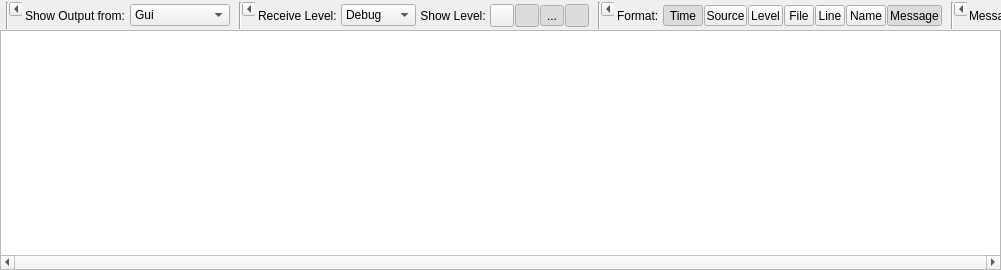
<?xml version="1.0" encoding="UTF-8"?>
<ui version="4.0">
 <class>LogFrame</class>
 <widget class="AttachableFrame" name="LogFrame">
  <property name="geometry">
   <rect>
    <x>0</x>
    <y>0</y>
    <width>1001</width>
    <height>270</height>
   </rect>
  </property>
  <property name="windowTitle">
   <string>Frame</string>
  </property>
  <property name="whatsThis">
   <string>The log frame collects all log messages sent in the application, formats them as specified in the tool bar and displays them in the message window.

Messages are queued up to a maximum amount of messages, so they can be reformatted any time. For example, when an error occurred, lower log levels and additional information can be activated and the message list will be recreated with the new specified format.</string>
  </property>
  <layout class="QVBoxLayout" name="verticalLayout">
   <property name="spacing">
    <number>0</number>
   </property>
   <property name="margin">
    <number>0</number>
   </property>
   <item>
    <widget class="QScrollArea" name="scrollArea">
     <property name="minimumSize">
      <size>
       <width>0</width>
       <height>30</height>
      </size>
     </property>
     <property name="maximumSize">
      <size>
       <width>16777215</width>
       <height>30</height>
      </size>
     </property>
     <property name="frameShape">
      <enum>QFrame::NoFrame</enum>
     </property>
     <property name="lineWidth">
      <number>0</number>
     </property>
     <property name="verticalScrollBarPolicy">
      <enum>Qt::ScrollBarAlwaysOff</enum>
     </property>
     <property name="horizontalScrollBarPolicy">
      <enum>Qt::ScrollBarAlwaysOff</enum>
     </property>
     <property name="widgetResizable">
      <bool>true</bool>
     </property>
     <widget class="QWidget" name="scrollAreaWidgetContents_3">
      <property name="geometry">
       <rect>
        <x>0</x>
        <y>0</y>
        <width>1001</width>
        <height>30</height>
       </rect>
      </property>
      <property name="sizePolicy">
       <sizepolicy hsizetype="MinimumExpanding" vsizetype="Preferred">
        <horstretch>0</horstretch>
        <verstretch>0</verstretch>
       </sizepolicy>
      </property>
      <property name="maximumSize">
       <size>
        <width>16777215</width>
        <height>30</height>
       </size>
      </property>
      <widget class="QWidget" name="layoutWidget">
       <property name="geometry">
        <rect>
         <x>0</x>
         <y>0</y>
         <width>1067</width>
         <height>31</height>
        </rect>
       </property>
       <layout class="QHBoxLayout" name="toolsLayout">
        <property name="spacing">
         <number>2</number>
        </property>
        <property name="leftMargin">
         <number>6</number>
        </property>
        <property name="topMargin">
         <number>2</number>
        </property>
        <property name="rightMargin">
         <number>6</number>
        </property>
        <property name="bottomMargin">
         <number>2</number>
        </property>
        <item>
         <widget class="QWidget" name="settingsSeparatorWidget" native="true">
          <property name="sizePolicy">
           <sizepolicy hsizetype="Fixed" vsizetype="Preferred">
            <horstretch>0</horstretch>
            <verstretch>0</verstretch>
           </sizepolicy>
          </property>
          <property name="maximumSize">
           <size>
            <width>16</width>
            <height>16777215</height>
           </size>
          </property>
          <layout class="QGridLayout" name="gridLayout_2">
           <property name="margin">
            <number>0</number>
           </property>
           <property name="spacing">
            <number>0</number>
           </property>
           <item row="0" column="1">
            <spacer name="verticalSpacer_3">
             <property name="orientation">
              <enum>Qt::Vertical</enum>
             </property>
             <property name="sizeHint" stdset="0">
              <size>
               <width>20</width>
               <height>20</height>
              </size>
             </property>
            </spacer>
           </item>
           <item row="2" column="1">
            <spacer name="verticalSpacer_4">
             <property name="orientation">
              <enum>Qt::Vertical</enum>
             </property>
             <property name="sizeHint" stdset="0">
              <size>
               <width>1</width>
               <height>43</height>
              </size>
             </property>
            </spacer>
           </item>
           <item row="0" column="0" rowspan="3">
            <widget class="Line" name="line_4">
             <property name="orientation">
              <enum>Qt::Vertical</enum>
             </property>
            </widget>
           </item>
           <item row="1" column="1">
            <widget class="ToolSeparatorButton" name="settingsSeparatprButton">
             <property name="minimumSize">
              <size>
               <width>14</width>
               <height>14</height>
              </size>
             </property>
             <property name="maximumSize">
              <size>
               <width>14</width>
               <height>14</height>
              </size>
             </property>
             <property name="toolTip">
              <string>Show or hide this section.</string>
             </property>
             <property name="text">
              <string/>
             </property>
             <property name="checkable">
              <bool>true</bool>
             </property>
             <property name="arrowType">
              <enum>Qt::LeftArrow</enum>
             </property>
            </widget>
           </item>
          </layout>
         </widget>
        </item>
        <item>
         <widget class="QWidget" name="settingsWidget" native="true">
          <layout class="QHBoxLayout" name="settingsLayout">
           <property name="spacing">
            <number>1</number>
           </property>
           <property name="margin">
            <number>1</number>
           </property>
           <item>
            <widget class="QLabel" name="outputLabel">
             <property name="sizePolicy">
              <sizepolicy hsizetype="Fixed" vsizetype="Preferred">
               <horstretch>0</horstretch>
               <verstretch>0</verstretch>
              </sizepolicy>
             </property>
             <property name="text">
              <string>Show Output from: </string>
             </property>
            </widget>
           </item>
           <item>
            <widget class="QComboBox" name="outputComboBox">
             <property name="minimumSize">
              <size>
               <width>100</width>
               <height>0</height>
              </size>
             </property>
             <property name="maximumSize">
              <size>
               <width>100</width>
               <height>16777215</height>
              </size>
             </property>
             <property name="baseSize">
              <size>
               <width>100</width>
               <height>0</height>
              </size>
             </property>
             <property name="contextMenuPolicy">
              <enum>Qt::NoContextMenu</enum>
             </property>
             <property name="whatsThis">
              <string>&lt;!DOCTYPE HTML PUBLIC &quot;-//W3C//DTD HTML 4.0//EN&quot; &quot;http://www.w3.org/TR/REC-html40/strict.dtd&quot;&gt;
&lt;html&gt;&lt;head&gt;&lt;meta name=&quot;qrichtext&quot; content=&quot;1&quot; /&gt;&lt;style type=&quot;text/css&quot;&gt;
p, li { white-space: pre-wrap; }
&lt;/style&gt;&lt;/head&gt;&lt;body style=&quot; font-family:'MS Shell Dlg 2'; font-size:8.25pt; font-weight:400; font-style:normal;&quot;&gt;
&lt;p style=&quot; margin-top:0px; margin-bottom:0px; margin-left:0px; margin-right:0px; -qt-block-indent:0; text-indent:0px;&quot;&gt;&lt;span style=&quot; font-size:8pt;&quot;&gt;Selection box for message sources.&lt;/span&gt;&lt;/p&gt;
&lt;p style=&quot; margin-top:0px; margin-bottom:0px; margin-left:0px; margin-right:0px; -qt-block-indent:0; text-indent:0px;&quot;&gt;&lt;span style=&quot; font-size:8pt;&quot;&gt;Only messages from the specified source will be shown but the logger will still receive all log messages sent from all sources.&lt;/span&gt;&lt;/p&gt;&lt;/body&gt;&lt;/html&gt;</string>
             </property>
             <property name="currentIndex">
              <number>1</number>
             </property>
             <property name="sizeAdjustPolicy">
              <enum>QComboBox::AdjustToContents</enum>
             </property>
             <item>
              <property name="text">
               <string>Application</string>
              </property>
             </item>
             <item>
              <property name="text">
               <string>Gui</string>
              </property>
             </item>
             <item>
              <property name="text">
               <string>Spark</string>
              </property>
             </item>
            </widget>
           </item>
          </layout>
         </widget>
        </item>
        <item>
         <widget class="QWidget" name="buttonSeparatorWidget" native="true">
          <property name="maximumSize">
           <size>
            <width>22</width>
            <height>16777215</height>
           </size>
          </property>
          <layout class="QGridLayout" name="gridLayout_3">
           <property name="leftMargin">
            <number>6</number>
           </property>
           <property name="topMargin">
            <number>0</number>
           </property>
           <property name="rightMargin">
            <number>0</number>
           </property>
           <property name="bottomMargin">
            <number>0</number>
           </property>
           <property name="spacing">
            <number>0</number>
           </property>
           <item row="0" column="0" rowspan="3">
            <widget class="Line" name="line_5">
             <property name="orientation">
              <enum>Qt::Vertical</enum>
             </property>
            </widget>
           </item>
           <item row="0" column="1">
            <spacer name="verticalSpacer_5">
             <property name="orientation">
              <enum>Qt::Vertical</enum>
             </property>
             <property name="sizeHint" stdset="0">
              <size>
               <width>20</width>
               <height>20</height>
              </size>
             </property>
            </spacer>
           </item>
           <item row="1" column="1">
            <widget class="ToolSeparatorButton" name="buttonSeparatorButton">
             <property name="minimumSize">
              <size>
               <width>14</width>
               <height>14</height>
              </size>
             </property>
             <property name="maximumSize">
              <size>
               <width>14</width>
               <height>14</height>
              </size>
             </property>
             <property name="toolTip">
              <string>Show or hide this section.</string>
             </property>
             <property name="text">
              <string/>
             </property>
             <property name="checkable">
              <bool>true</bool>
             </property>
             <property name="arrowType">
              <enum>Qt::LeftArrow</enum>
             </property>
            </widget>
           </item>
           <item row="2" column="1">
            <spacer name="verticalSpacer_6">
             <property name="orientation">
              <enum>Qt::Vertical</enum>
             </property>
             <property name="sizeHint" stdset="0">
              <size>
               <width>1</width>
               <height>43</height>
              </size>
             </property>
            </spacer>
           </item>
          </layout>
         </widget>
        </item>
        <item>
         <widget class="QWidget" name="buttonsWidget" native="true">
          <layout class="QHBoxLayout" name="buttonLayout" stretch="0,0,0,0,0,0,0,0">
           <property name="spacing">
            <number>1</number>
           </property>
           <property name="margin">
            <number>1</number>
           </property>
           <item>
            <widget class="QLabel" name="logLevelLabel">
             <property name="sizePolicy">
              <sizepolicy hsizetype="Fixed" vsizetype="Preferred">
               <horstretch>0</horstretch>
               <verstretch>0</verstretch>
              </sizepolicy>
             </property>
             <property name="text">
              <string>Receive Level: </string>
             </property>
            </widget>
           </item>
           <item>
            <widget class="QComboBox" name="logLevelComboBox">
             <property name="baseSize">
              <size>
               <width>60</width>
               <height>0</height>
              </size>
             </property>
             <property name="toolTip">
              <string>Which message types should be received (not shown) by the log window</string>
             </property>
             <property name="whatsThis">
              <string>&lt;!DOCTYPE HTML PUBLIC &quot;-//W3C//DTD HTML 4.0//EN&quot; &quot;http://www.w3.org/TR/REC-html40/strict.dtd&quot;&gt;
&lt;html&gt;&lt;head&gt;&lt;meta name=&quot;qrichtext&quot; content=&quot;1&quot; /&gt;&lt;style type=&quot;text/css&quot;&gt;
p, li { white-space: pre-wrap; }
&lt;/style&gt;&lt;/head&gt;&lt;body style=&quot; font-family:'MS Shell Dlg 2'; font-size:8.25pt; font-weight:400; font-style:normal;&quot;&gt;
&lt;p style=&quot; margin-top:0px; margin-bottom:0px; margin-left:0px; margin-right:0px; -qt-block-indent:0; text-indent:0px;&quot;&gt;&lt;span style=&quot; font-size:8pt;&quot;&gt;Selection box for message log level.&lt;/span&gt;&lt;/p&gt;
&lt;p style=&quot; margin-top:0px; margin-bottom:0px; margin-left:0px; margin-right:0px; -qt-block-indent:0; text-indent:0px;&quot;&gt;&lt;span style=&quot; font-size:8pt;&quot;&gt;Only messages with a log level higher or equal to the selected level will be received.&lt;/span&gt;&lt;/p&gt;
&lt;p style=&quot; margin-top:0px; margin-bottom:0px; margin-left:0px; margin-right:0px; -qt-block-indent:0; text-indent:0px;&quot;&gt;&lt;span style=&quot; font-size:8pt;&quot;&gt;Which ones are shown can be specified with the level buttons.&lt;/span&gt;&lt;/p&gt;
&lt;p style=&quot;-qt-paragraph-type:empty; margin-top:0px; margin-bottom:0px; margin-left:0px; margin-right:0px; -qt-block-indent:0; text-indent:0px; font-size:8pt;&quot;&gt;&lt;/p&gt;&lt;/body&gt;&lt;/html&gt;</string>
             </property>
             <property name="currentIndex">
              <number>0</number>
             </property>
             <item>
              <property name="text">
               <string notr="true">Debug</string>
              </property>
             </item>
             <item>
              <property name="text">
               <string notr="true">Info</string>
              </property>
             </item>
             <item>
              <property name="text">
               <string notr="true">Warning</string>
              </property>
             </item>
             <item>
              <property name="text">
               <string notr="true">Error</string>
              </property>
             </item>
             <item>
              <property name="text">
               <string notr="true">Fatal</string>
              </property>
             </item>
            </widget>
           </item>
           <item>
            <widget class="QLabel" name="label_2">
             <property name="text">
              <string> Show Level: </string>
             </property>
            </widget>
           </item>
           <item>
            <widget class="QToolButton" name="debugToolButton">
             <property name="toolTip">
              <string>Show debug messages</string>
             </property>
             <property name="whatsThis">
              <string>If activated, all messages with the respective level will be shown.</string>
             </property>
             <property name="text">
              <string/>
             </property>
             <property name="icon">
              <iconset resource="../../carbon/imageresources.qrc">
               <normaloff>:/bug</normaloff>:/bug</iconset>
             </property>
             <property name="checkable">
              <bool>true</bool>
             </property>
             <property name="checked">
              <bool>false</bool>
             </property>
            </widget>
           </item>
           <item>
            <widget class="QToolButton" name="infoToolButton">
             <property name="toolTip">
              <string>Show info messages</string>
             </property>
             <property name="whatsThis">
              <string>If activated, all messages with the respective level will be shown.</string>
             </property>
             <property name="text">
              <string/>
             </property>
             <property name="icon">
              <iconset resource="../../carbon/imageresources.qrc">
               <normaloff>:/info</normaloff>:/info</iconset>
             </property>
             <property name="checkable">
              <bool>true</bool>
             </property>
             <property name="checked">
              <bool>true</bool>
             </property>
            </widget>
           </item>
           <item>
            <widget class="QToolButton" name="warningToolButton">
             <property name="toolTip">
              <string>Show warning messages</string>
             </property>
             <property name="whatsThis">
              <string>If activated, all messages with the respective level will be shown.</string>
             </property>
             <property name="text">
              <string>...</string>
             </property>
             <property name="icon">
              <iconset resource="../../carbon/imageresources.qrc">
               <normaloff>:/warning</normaloff>:/warning</iconset>
             </property>
             <property name="checkable">
              <bool>true</bool>
             </property>
             <property name="checked">
              <bool>true</bool>
             </property>
            </widget>
           </item>
           <item>
            <widget class="QToolButton" name="errorToolButton">
             <property name="toolTip">
              <string>Show error messages</string>
             </property>
             <property name="whatsThis">
              <string>If activated, all messages with the respective level will be shown.</string>
             </property>
             <property name="text">
              <string/>
             </property>
             <property name="icon">
              <iconset resource="../../carbon/imageresources.qrc">
               <normaloff>:/error</normaloff>:/error</iconset>
             </property>
             <property name="iconSize">
              <size>
               <width>16</width>
               <height>16</height>
              </size>
             </property>
             <property name="checkable">
              <bool>true</bool>
             </property>
             <property name="checked">
              <bool>true</bool>
             </property>
            </widget>
           </item>
           <item>
            <spacer name="horizontalSpacer">
             <property name="orientation">
              <enum>Qt::Horizontal</enum>
             </property>
             <property name="sizeType">
              <enum>QSizePolicy::Fixed</enum>
             </property>
             <property name="sizeHint" stdset="0">
              <size>
               <width>0</width>
               <height>0</height>
              </size>
             </property>
            </spacer>
           </item>
          </layout>
         </widget>
        </item>
        <item>
         <widget class="QWidget" name="formatSeparatorWidget" native="true">
          <property name="maximumSize">
           <size>
            <width>22</width>
            <height>16777215</height>
           </size>
          </property>
          <layout class="QGridLayout" name="gridLayout_4">
           <property name="leftMargin">
            <number>6</number>
           </property>
           <property name="topMargin">
            <number>0</number>
           </property>
           <property name="rightMargin">
            <number>0</number>
           </property>
           <property name="bottomMargin">
            <number>0</number>
           </property>
           <property name="spacing">
            <number>0</number>
           </property>
           <item row="0" column="0" rowspan="3">
            <widget class="Line" name="line_6">
             <property name="orientation">
              <enum>Qt::Vertical</enum>
             </property>
            </widget>
           </item>
           <item row="0" column="1">
            <spacer name="verticalSpacer_7">
             <property name="orientation">
              <enum>Qt::Vertical</enum>
             </property>
             <property name="sizeHint" stdset="0">
              <size>
               <width>20</width>
               <height>20</height>
              </size>
             </property>
            </spacer>
           </item>
           <item row="1" column="1">
            <widget class="ToolSeparatorButton" name="formatSeparatorButton">
             <property name="minimumSize">
              <size>
               <width>14</width>
               <height>14</height>
              </size>
             </property>
             <property name="maximumSize">
              <size>
               <width>14</width>
               <height>14</height>
              </size>
             </property>
             <property name="toolTip">
              <string>Show or hide this section.</string>
             </property>
             <property name="text">
              <string/>
             </property>
             <property name="checkable">
              <bool>true</bool>
             </property>
             <property name="arrowType">
              <enum>Qt::LeftArrow</enum>
             </property>
            </widget>
           </item>
           <item row="2" column="1">
            <spacer name="verticalSpacer_8">
             <property name="orientation">
              <enum>Qt::Vertical</enum>
             </property>
             <property name="sizeHint" stdset="0">
              <size>
               <width>20</width>
               <height>43</height>
              </size>
             </property>
            </spacer>
           </item>
          </layout>
         </widget>
        </item>
        <item>
         <widget class="QWidget" name="formatWidget" native="true">
          <layout class="QHBoxLayout" name="formatLayout">
           <property name="spacing">
            <number>1</number>
           </property>
           <property name="margin">
            <number>1</number>
           </property>
           <item>
            <widget class="QLabel" name="label">
             <property name="sizePolicy">
              <sizepolicy hsizetype="Fixed" vsizetype="Preferred">
               <horstretch>0</horstretch>
               <verstretch>0</verstretch>
              </sizepolicy>
             </property>
             <property name="text">
              <string>Format: </string>
             </property>
            </widget>
           </item>
           <item>
            <widget class="QToolButton" name="timeToolButton">
             <property name="minimumSize">
              <size>
               <width>40</width>
               <height>0</height>
              </size>
             </property>
             <property name="toolTip">
              <string>Display timestamp</string>
             </property>
             <property name="whatsThis">
              <string>If activated, all messages shown will include time information of the message.</string>
             </property>
             <property name="text">
              <string>Time</string>
             </property>
             <property name="checkable">
              <bool>true</bool>
             </property>
             <property name="checked">
              <bool>true</bool>
             </property>
            </widget>
           </item>
           <item>
            <widget class="QToolButton" name="sourceToolButton">
             <property name="minimumSize">
              <size>
               <width>40</width>
               <height>0</height>
              </size>
             </property>
             <property name="toolTip">
              <string>Display message source</string>
             </property>
             <property name="whatsThis">
              <string>If activated, all messages shown will include the source of the message.</string>
             </property>
             <property name="text">
              <string>Source</string>
             </property>
             <property name="checkable">
              <bool>true</bool>
             </property>
            </widget>
           </item>
           <item>
            <widget class="QToolButton" name="levelToolButton">
             <property name="minimumSize">
              <size>
               <width>35</width>
               <height>0</height>
              </size>
             </property>
             <property name="toolTip">
              <string>Display log level</string>
             </property>
             <property name="whatsThis">
              <string>If activated, all messages shown will include the log level of the message.</string>
             </property>
             <property name="text">
              <string>Level</string>
             </property>
             <property name="checkable">
              <bool>true</bool>
             </property>
            </widget>
           </item>
           <item>
            <widget class="QToolButton" name="fileToolButton">
             <property name="minimumSize">
              <size>
               <width>30</width>
               <height>0</height>
              </size>
             </property>
             <property name="acceptDrops">
              <bool>false</bool>
             </property>
             <property name="toolTip">
              <string>Display source file</string>
             </property>
             <property name="whatsThis">
              <string>&lt;!DOCTYPE HTML PUBLIC &quot;-//W3C//DTD HTML 4.0//EN&quot; &quot;http://www.w3.org/TR/REC-html40/strict.dtd&quot;&gt;
&lt;html&gt;&lt;head&gt;&lt;meta name=&quot;qrichtext&quot; content=&quot;1&quot; /&gt;&lt;style type=&quot;text/css&quot;&gt;
p, li { white-space: pre-wrap; }
&lt;/style&gt;&lt;/head&gt;&lt;body style=&quot; font-family:'MS Shell Dlg 2'; font-size:8.25pt; font-weight:400; font-style:normal;&quot;&gt;
&lt;p style=&quot; margin-top:0px; margin-bottom:0px; margin-left:0px; margin-right:0px; -qt-block-indent:0; text-indent:0px;&quot;&gt;&lt;span style=&quot; font-size:8pt;&quot;&gt;If activated, all messages shown will include the source file of the message.&lt;/span&gt;&lt;/p&gt;
&lt;p style=&quot; margin-top:0px; margin-bottom:0px; margin-left:0px; margin-right:0px; -qt-block-indent:0; text-indent:0px;&quot;&gt;&lt;span style=&quot; font-size:8pt;&quot;&gt;This only works for messages originating from the core program.&lt;/span&gt;&lt;/p&gt;
&lt;p style=&quot; margin-top:0px; margin-bottom:0px; margin-left:0px; margin-right:0px; -qt-block-indent:0; text-indent:0px;&quot;&gt;&lt;span style=&quot; font-size:8pt;&quot;&gt;External messages will always show the receiving log handler.&lt;/span&gt;&lt;/p&gt;&lt;/body&gt;&lt;/html&gt;</string>
             </property>
             <property name="text">
              <string>File</string>
             </property>
             <property name="checkable">
              <bool>true</bool>
             </property>
            </widget>
           </item>
           <item>
            <widget class="QToolButton" name="lineToolButton">
             <property name="minimumSize">
              <size>
               <width>30</width>
               <height>0</height>
              </size>
             </property>
             <property name="toolTip">
              <string>Display source code line</string>
             </property>
             <property name="whatsThis">
              <string>&lt;!DOCTYPE HTML PUBLIC &quot;-//W3C//DTD HTML 4.0//EN&quot; &quot;http://www.w3.org/TR/REC-html40/strict.dtd&quot;&gt;
&lt;html&gt;&lt;head&gt;&lt;meta name=&quot;qrichtext&quot; content=&quot;1&quot; /&gt;&lt;style type=&quot;text/css&quot;&gt;
p, li { white-space: pre-wrap; }
&lt;/style&gt;&lt;/head&gt;&lt;body style=&quot; font-family:'MS Shell Dlg 2'; font-size:8.25pt; font-weight:400; font-style:normal;&quot;&gt;
&lt;p style=&quot; margin-top:0px; margin-bottom:0px; margin-left:0px; margin-right:0px; -qt-block-indent:0; text-indent:0px;&quot;&gt;&lt;span style=&quot; font-size:8pt;&quot;&gt;If activated, all messages shown will include the source line of the message.&lt;/span&gt;&lt;/p&gt;
&lt;p style=&quot; margin-top:0px; margin-bottom:0px; margin-left:0px; margin-right:0px; -qt-block-indent:0; text-indent:0px;&quot;&gt;&lt;span style=&quot; font-size:8pt;&quot;&gt;This only works for messages originating from the core program.&lt;/span&gt;&lt;/p&gt;
&lt;p style=&quot; margin-top:0px; margin-bottom:0px; margin-left:0px; margin-right:0px; -qt-block-indent:0; text-indent:0px;&quot;&gt;&lt;span style=&quot; font-size:8pt;&quot;&gt;External messages will always show the receiving log handler.&lt;/span&gt;&lt;/p&gt;&lt;/body&gt;&lt;/html&gt;</string>
             </property>
             <property name="text">
              <string>Line</string>
             </property>
             <property name="checkable">
              <bool>true</bool>
             </property>
            </widget>
           </item>
           <item>
            <widget class="QToolButton" name="nameToolButton">
             <property name="minimumSize">
              <size>
               <width>40</width>
               <height>0</height>
              </size>
             </property>
             <property name="toolTip">
              <string>Display source function name</string>
             </property>
             <property name="whatsThis">
              <string>&lt;!DOCTYPE HTML PUBLIC &quot;-//W3C//DTD HTML 4.0//EN&quot; &quot;http://www.w3.org/TR/REC-html40/strict.dtd&quot;&gt;
&lt;html&gt;&lt;head&gt;&lt;meta name=&quot;qrichtext&quot; content=&quot;1&quot; /&gt;&lt;style type=&quot;text/css&quot;&gt;
p, li { white-space: pre-wrap; }
&lt;/style&gt;&lt;/head&gt;&lt;body style=&quot; font-family:'MS Shell Dlg 2'; font-size:8.25pt; font-weight:400; font-style:normal;&quot;&gt;
&lt;p style=&quot; margin-top:0px; margin-bottom:0px; margin-left:0px; margin-right:0px; -qt-block-indent:0; text-indent:0px;&quot;&gt;&lt;span style=&quot; font-size:8pt;&quot;&gt;If activated, all messages shown will include the source function of the message.&lt;/span&gt;&lt;/p&gt;
&lt;p style=&quot; margin-top:0px; margin-bottom:0px; margin-left:0px; margin-right:0px; -qt-block-indent:0; text-indent:0px;&quot;&gt;&lt;span style=&quot; font-size:8pt;&quot;&gt;This only works for messages originating from the core program.&lt;/span&gt;&lt;/p&gt;
&lt;p style=&quot; margin-top:0px; margin-bottom:0px; margin-left:0px; margin-right:0px; -qt-block-indent:0; text-indent:0px;&quot;&gt;&lt;span style=&quot; font-size:8pt;&quot;&gt;External messages will always show the receiving log handler.&lt;/span&gt;&lt;/p&gt;&lt;/body&gt;&lt;/html&gt;</string>
             </property>
             <property name="text">
              <string>Name</string>
             </property>
             <property name="checkable">
              <bool>true</bool>
             </property>
            </widget>
           </item>
           <item>
            <widget class="QToolButton" name="messageToolButton">
             <property name="minimumSize">
              <size>
               <width>50</width>
               <height>0</height>
              </size>
             </property>
             <property name="maximumSize">
              <size>
               <width>16777215</width>
               <height>16777215</height>
              </size>
             </property>
             <property name="toolTip">
              <string>Display message</string>
             </property>
             <property name="whatsThis">
              <string>&lt;!DOCTYPE HTML PUBLIC &quot;-//W3C//DTD HTML 4.0//EN&quot; &quot;http://www.w3.org/TR/REC-html40/strict.dtd&quot;&gt;
&lt;html&gt;&lt;head&gt;&lt;meta name=&quot;qrichtext&quot; content=&quot;1&quot; /&gt;&lt;style type=&quot;text/css&quot;&gt;
p, li { white-space: pre-wrap; }
&lt;/style&gt;&lt;/head&gt;&lt;body style=&quot; font-family:'MS Shell Dlg 2'; font-size:8.25pt; font-weight:400; font-style:normal;&quot;&gt;
&lt;p style=&quot; margin-top:0px; margin-bottom:0px; margin-left:0px; margin-right:0px; -qt-block-indent:0; text-indent:0px;&quot;&gt;&lt;span style=&quot; font-size:8pt;&quot;&gt;If activated, all messages shown will include the message content.&lt;/span&gt;&lt;/p&gt;&lt;/body&gt;&lt;/html&gt;</string>
             </property>
             <property name="text">
              <string>Message</string>
             </property>
             <property name="checkable">
              <bool>true</bool>
             </property>
             <property name="checked">
              <bool>true</bool>
             </property>
            </widget>
           </item>
           <item>
            <spacer name="formatSpacer">
             <property name="orientation">
              <enum>Qt::Horizontal</enum>
             </property>
             <property name="sizeType">
              <enum>QSizePolicy::Maximum</enum>
             </property>
             <property name="sizeHint" stdset="0">
              <size>
               <width>0</width>
               <height>0</height>
              </size>
             </property>
            </spacer>
           </item>
          </layout>
         </widget>
        </item>
        <item>
         <widget class="QWidget" name="statusSeparatorWidget" native="true">
          <property name="maximumSize">
           <size>
            <width>22</width>
            <height>16777215</height>
           </size>
          </property>
          <layout class="QGridLayout" name="gridLayout_5">
           <property name="leftMargin">
            <number>6</number>
           </property>
           <property name="topMargin">
            <number>0</number>
           </property>
           <property name="rightMargin">
            <number>0</number>
           </property>
           <property name="bottomMargin">
            <number>0</number>
           </property>
           <property name="spacing">
            <number>0</number>
           </property>
           <item row="0" column="0" rowspan="3">
            <widget class="Line" name="line_7">
             <property name="orientation">
              <enum>Qt::Vertical</enum>
             </property>
            </widget>
           </item>
           <item row="0" column="1">
            <spacer name="verticalSpacer_9">
             <property name="orientation">
              <enum>Qt::Vertical</enum>
             </property>
             <property name="sizeHint" stdset="0">
              <size>
               <width>20</width>
               <height>20</height>
              </size>
             </property>
            </spacer>
           </item>
           <item row="1" column="1">
            <widget class="ToolSeparatorButton" name="statusSeparatorButton">
             <property name="minimumSize">
              <size>
               <width>14</width>
               <height>14</height>
              </size>
             </property>
             <property name="maximumSize">
              <size>
               <width>14</width>
               <height>14</height>
              </size>
             </property>
             <property name="toolTip">
              <string>Show or hide this section.</string>
             </property>
             <property name="text">
              <string/>
             </property>
             <property name="checkable">
              <bool>true</bool>
             </property>
             <property name="arrowType">
              <enum>Qt::LeftArrow</enum>
             </property>
            </widget>
           </item>
           <item row="2" column="1">
            <spacer name="verticalSpacer_10">
             <property name="orientation">
              <enum>Qt::Vertical</enum>
             </property>
             <property name="sizeHint" stdset="0">
              <size>
               <width>20</width>
               <height>43</height>
              </size>
             </property>
            </spacer>
           </item>
          </layout>
         </widget>
        </item>
        <item>
         <widget class="QWidget" name="widget" native="true">
          <layout class="QHBoxLayout" name="horizontalLayout_2">
           <property name="spacing">
            <number>4</number>
           </property>
           <property name="margin">
            <number>0</number>
           </property>
           <item>
            <widget class="QLabel" name="label_3">
             <property name="text">
              <string>Messages:</string>
             </property>
            </widget>
           </item>
           <item>
            <widget class="QLabel" name="amountLabel">
             <property name="whatsThis">
              <string>Current and maximum amount of messages stored by the logger.
The amount can be changed in the settings window.
When changing the displayed log level or message format all messages in the current queue will be reformatted and displayed again in correct order.
If th message queue is long this may take some time.</string>
             </property>
             <property name="text">
              <string notr="true">0/0</string>
             </property>
            </widget>
           </item>
          </layout>
         </widget>
        </item>
        <item>
         <spacer name="horizontalSpacer_2">
          <property name="orientation">
           <enum>Qt::Horizontal</enum>
          </property>
          <property name="sizeType">
           <enum>QSizePolicy::MinimumExpanding</enum>
          </property>
          <property name="sizeHint" stdset="0">
           <size>
            <width>13</width>
            <height>13</height>
           </size>
          </property>
         </spacer>
        </item>
       </layout>
      </widget>
     </widget>
    </widget>
   </item>
   <item>
    <widget class="QTextEdit" name="logTextEdit">
     <property name="baseSize">
      <size>
       <width>50</width>
       <height>0</height>
      </size>
     </property>
     <property name="whatsThis">
      <string>The log window displaying log messages from different sources.
The sources and message format can be controlled with the tool bar.</string>
     </property>
     <property name="horizontalScrollBarPolicy">
      <enum>Qt::ScrollBarAlwaysOn</enum>
     </property>
     <property name="html">
      <string>&lt;!DOCTYPE HTML PUBLIC &quot;-//W3C//DTD HTML 4.0//EN&quot; &quot;http://www.w3.org/TR/REC-html40/strict.dtd&quot;&gt;
&lt;html&gt;&lt;head&gt;&lt;meta name=&quot;qrichtext&quot; content=&quot;1&quot; /&gt;&lt;style type=&quot;text/css&quot;&gt;
p, li { white-space: pre-wrap; }
&lt;/style&gt;&lt;/head&gt;&lt;body style=&quot; font-family:'MS Shell Dlg 2'; font-size:8.25pt; font-weight:400; font-style:normal;&quot;&gt;
&lt;p style=&quot;-qt-paragraph-type:empty; margin-top:0px; margin-bottom:0px; margin-left:0px; margin-right:0px; -qt-block-indent:0; text-indent:0px; font-size:8pt;&quot;&gt;&lt;/p&gt;&lt;/body&gt;&lt;/html&gt;</string>
     </property>
     <property name="textInteractionFlags">
      <set>Qt::TextSelectableByKeyboard|Qt::TextSelectableByMouse</set>
     </property>
    </widget>
   </item>
  </layout>
 </widget>
 <customwidgets>
  <customwidget>
   <class>AttachableFrame</class>
   <extends>QWidget</extends>
   <header>attachableframe.h</header>
   <container>1</container>
  </customwidget>
  <customwidget>
   <class>ToolSeparatorButton</class>
   <extends>QToolButton</extends>
   <header>toolseparatorbutton.h</header>
  </customwidget>
 </customwidgets>
 <resources>
  <include location="../../carbon/imageresources.qrc"/>
 </resources>
 <connections>
  <connection>
   <sender>settingsSeparatprButton</sender>
   <signal>toggled(bool)</signal>
   <receiver>settingsWidget</receiver>
   <slot>setHidden(bool)</slot>
   <hints>
    <hint type="sourcelabel">
     <x>17</x>
     <y>10</y>
    </hint>
    <hint type="destinationlabel">
     <x>33</x>
     <y>2</y>
    </hint>
   </hints>
  </connection>
  <connection>
   <sender>buttonSeparatorButton</sender>
   <signal>toggled(bool)</signal>
   <receiver>buttonsWidget</receiver>
   <slot>setHidden(bool)</slot>
   <hints>
    <hint type="sourcelabel">
     <x>246</x>
     <y>12</y>
    </hint>
    <hint type="destinationlabel">
     <x>410</x>
     <y>3</y>
    </hint>
   </hints>
  </connection>
  <connection>
   <sender>formatSeparatorButton</sender>
   <signal>toggled(bool)</signal>
   <receiver>formatWidget</receiver>
   <slot>setHidden(bool)</slot>
   <hints>
    <hint type="sourcelabel">
     <x>576</x>
     <y>9</y>
    </hint>
    <hint type="destinationlabel">
     <x>594</x>
     <y>14</y>
    </hint>
   </hints>
  </connection>
  <connection>
   <sender>statusSeparatorButton</sender>
   <signal>toggled(bool)</signal>
   <receiver>label_3</receiver>
   <slot>setHidden(bool)</slot>
   <hints>
    <hint type="sourcelabel">
     <x>928</x>
     <y>14</y>
    </hint>
    <hint type="destinationlabel">
     <x>942</x>
     <y>12</y>
    </hint>
   </hints>
  </connection>
  <connection>
   <sender>statusSeparatorButton</sender>
   <signal>toggled(bool)</signal>
   <receiver>amountLabel</receiver>
   <slot>setHidden(bool)</slot>
   <hints>
    <hint type="sourcelabel">
     <x>928</x>
     <y>12</y>
    </hint>
    <hint type="destinationlabel">
     <x>1000</x>
     <y>20</y>
    </hint>
   </hints>
  </connection>
  <connection>
   <sender>debugToolButton</sender>
   <signal>toggled(bool)</signal>
   <receiver>LogFrame</receiver>
   <slot>debugToggled(bool)</slot>
   <hints>
    <hint type="sourcelabel">
     <x>477</x>
     <y>20</y>
    </hint>
    <hint type="destinationlabel">
     <x>436</x>
     <y>-11</y>
    </hint>
   </hints>
  </connection>
  <connection>
   <sender>infoToolButton</sender>
   <signal>toggled(bool)</signal>
   <receiver>LogFrame</receiver>
   <slot>infoToggled(bool)</slot>
   <hints>
    <hint type="sourcelabel">
     <x>501</x>
     <y>16</y>
    </hint>
    <hint type="destinationlabel">
     <x>410</x>
     <y>-12</y>
    </hint>
   </hints>
  </connection>
  <connection>
   <sender>warningToolButton</sender>
   <signal>toggled(bool)</signal>
   <receiver>LogFrame</receiver>
   <slot>warningToggled(bool)</slot>
   <hints>
    <hint type="sourcelabel">
     <x>525</x>
     <y>24</y>
    </hint>
    <hint type="destinationlabel">
     <x>480</x>
     <y>-3</y>
    </hint>
   </hints>
  </connection>
  <connection>
   <sender>errorToolButton</sender>
   <signal>toggled(bool)</signal>
   <receiver>LogFrame</receiver>
   <slot>errorToggled(bool)</slot>
   <hints>
    <hint type="sourcelabel">
     <x>549</x>
     <y>25</y>
    </hint>
    <hint type="destinationlabel">
     <x>537</x>
     <y>-7</y>
    </hint>
   </hints>
  </connection>
  <connection>
   <sender>timeToolButton</sender>
   <signal>toggled(bool)</signal>
   <receiver>LogFrame</receiver>
   <slot>timeToggled(bool)</slot>
   <hints>
    <hint type="sourcelabel">
     <x>655</x>
     <y>24</y>
    </hint>
    <hint type="destinationlabel">
     <x>654</x>
     <y>-11</y>
    </hint>
   </hints>
  </connection>
  <connection>
   <sender>levelToolButton</sender>
   <signal>toggled(bool)</signal>
   <receiver>LogFrame</receiver>
   <slot>levelToggled(bool)</slot>
   <hints>
    <hint type="sourcelabel">
     <x>741</x>
     <y>16</y>
    </hint>
    <hint type="destinationlabel">
     <x>687</x>
     <y>-2</y>
    </hint>
   </hints>
  </connection>
  <connection>
   <sender>fileToolButton</sender>
   <signal>toggled(bool)</signal>
   <receiver>LogFrame</receiver>
   <slot>fileToggled(bool)</slot>
   <hints>
    <hint type="sourcelabel">
     <x>771</x>
     <y>24</y>
    </hint>
    <hint type="destinationlabel">
     <x>780</x>
     <y>-1</y>
    </hint>
   </hints>
  </connection>
  <connection>
   <sender>lineToolButton</sender>
   <signal>toggled(bool)</signal>
   <receiver>LogFrame</receiver>
   <slot>lineToggled(bool)</slot>
   <hints>
    <hint type="sourcelabel">
     <x>804</x>
     <y>24</y>
    </hint>
    <hint type="destinationlabel">
     <x>271</x>
     <y>-10</y>
    </hint>
   </hints>
  </connection>
  <connection>
   <sender>nameToolButton</sender>
   <signal>toggled(bool)</signal>
   <receiver>LogFrame</receiver>
   <slot>nameToggled(bool)</slot>
   <hints>
    <hint type="sourcelabel">
     <x>845</x>
     <y>20</y>
    </hint>
    <hint type="destinationlabel">
     <x>762</x>
     <y>-13</y>
    </hint>
   </hints>
  </connection>
  <connection>
   <sender>logLevelComboBox</sender>
   <signal>currentIndexChanged(int)</signal>
   <receiver>LogFrame</receiver>
   <slot>logLevelChanged(int)</slot>
   <hints>
    <hint type="sourcelabel">
     <x>388</x>
     <y>24</y>
    </hint>
    <hint type="destinationlabel">
     <x>245</x>
     <y>-2</y>
    </hint>
   </hints>
  </connection>
  <connection>
   <sender>formatSeparatorButton</sender>
   <signal>toggled(bool)</signal>
   <receiver>sourceToolButton</receiver>
   <slot>setHidden(bool)</slot>
   <hints>
    <hint type="sourcelabel">
     <x>576</x>
     <y>5</y>
    </hint>
    <hint type="destinationlabel">
     <x>702</x>
     <y>22</y>
    </hint>
   </hints>
  </connection>
  <connection>
   <sender>sourceToolButton</sender>
   <signal>toggled(bool)</signal>
   <receiver>LogFrame</receiver>
   <slot>sourceToggled(bool)</slot>
   <hints>
    <hint type="sourcelabel">
     <x>702</x>
     <y>12</y>
    </hint>
    <hint type="destinationlabel">
     <x>873</x>
     <y>-11</y>
    </hint>
   </hints>
  </connection>
  <connection>
   <sender>outputComboBox</sender>
   <signal>currentIndexChanged(int)</signal>
   <receiver>LogFrame</receiver>
   <slot>outputChanged(int)</slot>
   <hints>
    <hint type="sourcelabel">
     <x>151</x>
     <y>9</y>
    </hint>
    <hint type="destinationlabel">
     <x>-7</x>
     <y>31</y>
    </hint>
   </hints>
  </connection>
 </connections>
 <slots>
  <slot>outputChanged(int)</slot>
  <slot>logLevelChanged(int)</slot>
  <slot>debugToggled(bool)</slot>
  <slot>infoToggled(bool)</slot>
  <slot>warningToggled(bool)</slot>
  <slot>errorToggled(bool)</slot>
  <slot>timeToggled(bool)</slot>
  <slot>levelToggled(bool)</slot>
  <slot>fileToggled(bool)</slot>
  <slot>lineToggled(bool)</slot>
  <slot>nameToggled(bool)</slot>
  <slot>messageToggled(bool)</slot>
  <slot>sourceToggled(bool)</slot>
 </slots>
</ui>
